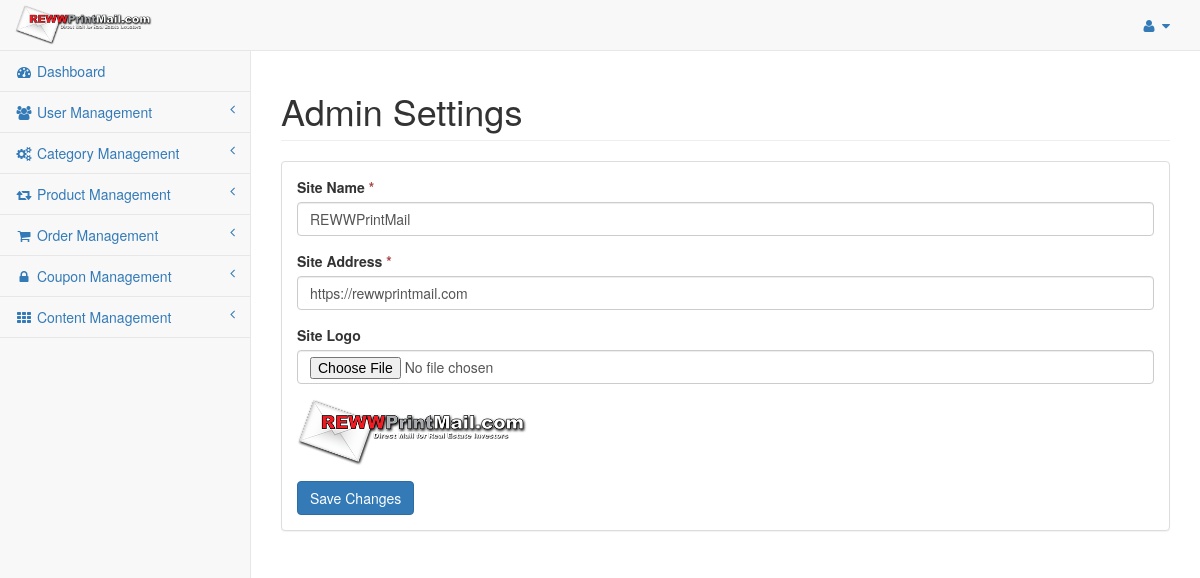
The app's page /index.php/admin/user/settings with its own data.
### tables this page shows
CREATE TABLE `reww_settings` (
  `settings_id` int(11) NOT NULL,
  `sitename` varchar(255) NOT NULL,
  `siteaddress` varchar(255) NOT NULL,
  `logoname` varchar(255) NOT NULL,
  `logopathname` varchar(255) NOT NULL,
  `date_added` int(11) NOT NULL
);

### application/models/Defaultdata.php (called while the page is built, shortened)
<?php
class Defaultdata extends CI_Model {
	private $mydata = array();
	public function getBackendDefaultData()
	{
		$this->mydata["tot_segments"] = $this->getUrlSegments();
		$this->mydata['general_settings'] = $this->grabSettingData();
		$this->mydata["sidebar"] = $this->load->view('admin/partials/sidebar', null, true);
		$this->data = $this->mydata;
		$this->headerdata = $this->mydata;
		$this->data["header"] = $this->load->view('admin/partials/header', $this->headerdata, true);
		$this->data["head"] = $this->load->view('admin/partials/head', null, true);
		$this->data["footer"] = $this->load->view('admin/partials/footer', null, true);
		return $this->data;
	}
	public function getUrlSegments()
	{
		$all_segment=$this->uri->segment_array();
		return $all_segment;
	}
	public function grabSettingData(){
		$query = $this->db->get(TABLE_SETTINGS);
		return $query->row();
	}
}
?>

### application/controllers/admin/User.php (called while the page is built, shortened)
<?php
	class User extends CI_Controller {
		public $data = array();
		public function __construct(){
			$this->load->model('userdata');
			$this->data = $this->defaultdata->getBackendDefaultData();
		}
		public function settings(){
			if($this->session->userdata('has_error')){
				$this->data['settings_data'] = (object)$this->session->userdata;
			}else{
				$this->data['settings_data'] = $this->defaultdata->grabSettingData();
			}
			$this->load->view('admin/settings', $this->data);
		}
	}
?>

### index.php (called while the page is built, shortened)
<?php
require_once BASEPATH.'core/CodeIgniter.php';

### application/views/admin/settings.php (the view, shortened to what this page needs)
<?php echo $head; ?>
<div id="wrapper">
	<?php echo $header; ?>
	<div id="page-wrapper" style="min-height: 325px;">
		<div class="row">
			<div class="col-lg-12">
				<h1 class="page-header">Admin Settings</h1>
			</div>
		</div>
		<div class="row">
			<div class="col-lg-12">
				<div class="panel panel-default">
					<div class="panel-body">
						<div class="row">
							<div class="col-lg-12">
								<form action="<?php echo base_url('admin/user/process_setings');?>" method="POST" role="form" enctype="multipart/form-data">
									<div class="form-group">
										<label class="control-label">Site Name <span style="color:#a94442;">*</span></label>
										<input class="form-control" type="text" name="sitename" placeholder="Enter Sitename" value="<?php echo $settings_data->sitename;?>">
									</div>
									<div class="form-group">
										<label class="control-label">Site Address <span style="color:#a94442;">*</span></label>
										<input class="form-control" type="text" name="siteaddress" placeholder="Enter Site Address" value="<?php echo $settings_data->siteaddress;?>">
									</div>
									<div class="form-group">
										<label class="control-label">Site Logo</label>
										<input class="form-control" type="file" name="logo">
									</div>
									<div class="form-group">
										<img src="<?php echo UPLOAD_LOGO_PATH.$settings_data->logoname.'?v='.time();?>" width="230">
									</div>
									<button type="submit" class="btn btn-primary">Save Changes</button>
								</form>
							</div>
						</div>
					</div>
				</div>
			</div>
		</div>
	</div>
</div>
<?php echo $footer; ?>

### application/views/admin/partials/header.php (shortened to what this page needs)
<nav class="navbar navbar-default navbar-static-top" role="navigation" style="margin-bottom: 0">
	<div class="navbar-header">
		<a class="navbar-brand" href="<?php echo base_url('admin/dashboard');?>"><img src="<?php echo UPLOAD_LOGO_PATH.$general_settings->logoname.'?v='.time();?>" width="230" height="50"></a>
	</div>
	<ul class="nav navbar-top-links navbar-right">
		<li class="dropdown">
			<a class="dropdown-toggle" data-toggle="dropdown" href="#">
				<i class="fa fa-user fa-fw"></i> <i class="fa fa-caret-down"></i>
			</a>
		</li>
	</ul>
	<?php echo $sidebar; ?>
</nav>

### assets/styles/sb-admin-2.css (style rules this page uses)
body { background-color: #f8f8f8; }
#wrapper { width: 100%; }
#page-wrapper { padding: 0 15px; min-height: 568px; background-color: white; }
@media (min-width: 768px) { #page-wrapper { position: inherit; margin: 0 0 0 250px; padding: 0 30px; border-left: 1px solid #e7e7e7; } }
.navbar-top-links { margin-right: 0; }
.navbar-top-links li { display: inline-block; }
.navbar-top-links li:last-child { margin-right: 15px; }
.navbar-top-links li a { padding: 15px; min-height: 50px; }
.navbar-default .navbar-brand { padding: 5px 15px; }
.navbar-brand img { max-height:40px; width:auto; }

### records on screen
reww_settings: logoname (picture), sitename "REWWPrintMail", siteaddress "https://rewwprintmail.com"
